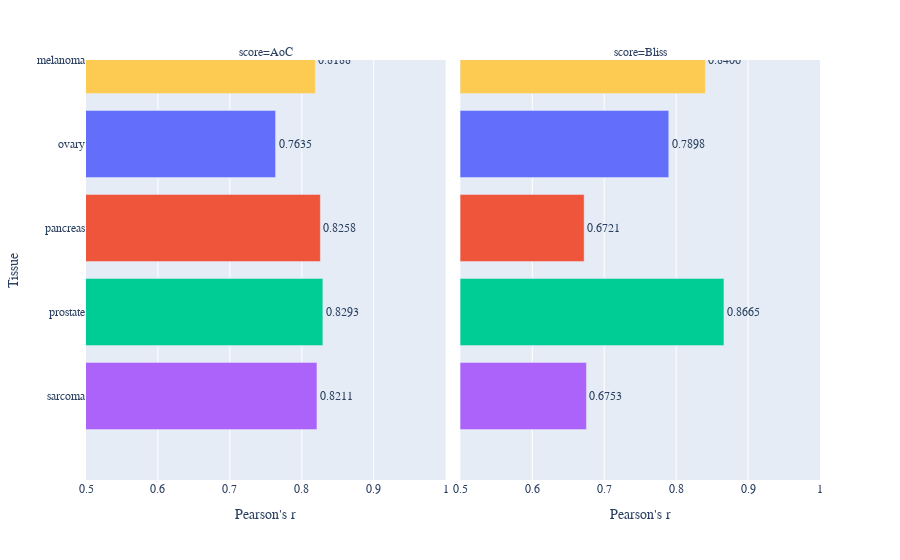

The code cell stored with this chart in its notebook:
### Code cell
import plotly.graph_objects as go
from plotly.subplots import make_subplots
import plotly.express as px


# tissue-specific performances

fig = px.bar(df, x="Pearson's r", y="fold", color = "fold", text = "Pearson's r",
        facet_col="score",
        labels=dict(fold="Tissue"))
fig.update_traces(texttemplate='%{text:.4f}', textposition='outside')
fig.update_layout(uniformtext_minsize= 10, font_family = "Arial", uniformtext_mode='hide', showlegend=False, xaxis_range = [0.5,1])
fig.show()

### Figure 1 — Plotly figure (JSON) as saved in the notebook; plotly's stock layout.template omitted (floating-point values rounded to 4 significant figures)
{"data": [{"alignmentgroup": "True", "hovertemplate": "Tissue=%{y}<br>score=AoC<br>Pearson's r=%{text}<extra></extra>", "legendgroup": "bladder", "marker": {"color": "#636efa", "pattern": {"shape": ""}}, "name": "bladder", "offsetgroup": "bladder", "orientation": "h", "showlegend": true, "text": [0.6378], "textposition": "outside", "texttemplate": "%{text:.4f}", "type": "bar", "x": [0.6378], "xaxis": "x", "y": ["bladder"], "yaxis": "y"}, {"alignmentgroup": "True", "hovertemplate": "Tissue=%{y}<br>score=Bliss<br>Pearson's r=%{text}<extra></extra>", "legendgroup": "bladder", "marker": {"color": "#636efa", "pattern": {"shape": ""}}, "name": "bladder", "offsetgroup": "bladder", "orientation": "h", "showlegend": false, "text": [0.7935], "textposition": "outside", "texttemplate": "%{text:.4f}", "type": "bar", "x": [0.7935], "xaxis": "x2", "y": ["bladder"], "yaxis": "y2"}, {"alignmentgroup": "True", "hovertemplate": "Tissue=%{y}<br>score=AoC<br>Pearson's r=%{text}<extra></extra>", "legendgroup": "brain", "marker": {"color": "#EF553B", "pattern": {"shape": ""}}, "name": "brain", "offsetgroup": "brain", "orientation": "h", "showlegend": true, "text": [0.833], "textposition": "outside", "texttemplate": "%{text:.4f}", "type": "bar", "x": [0.833], "xaxis": "x", "y": ["brain"], "yaxis": "y"}, {"alignmentgroup": "True", "hovertemplate": "Tissue=%{y}<br>score=Bliss<br>Pearson's r=%{text}<extra></extra>", "legendgroup": "brain", "marker": {"color": "#EF553B", "pattern": {"shape": ""}}, "name": "brain", "offsetgroup": "brain", "orientation": "h", "showlegend": false, "text": [0.7931], "textposition": "outside", "texttemplate": "%{text:.4f}", "type": "bar", "x": [0.7931], "xaxis": "x2", "y": ["brain"], "yaxis": "y2"}, {"alignmentgroup": "True", "hovertemplate": "Tissue=%{y}<br>score=AoC<br>Pearson's r=%{text}<extra></extra>", "legendgroup": "breast", "marker": {"color": "#00cc96", "pattern": {"shape": ""}}, "name": "breast", "offsetgroup": "breast", "orientation": "h", "showlegend": true, "text": [0.8123], "textposition": "outside", "texttemplate": "%{text:.4f}", "type": "bar", "x": [0.8123], "xaxis": "x", "y": ["breast"], "yaxis": "y"}, {"alignmentgroup": "True", "hovertemplate": "Tissue=%{y}<br>score=Bliss<br>Pearson's r=%{text}<extra></extra>", "legendgroup": "breast", "marker": {"color": "#00cc96", "pattern": {"shape": ""}}, "name": "breast", "offsetgroup": "breast", "orientation": "h", "showlegend": false, "text": [0.5988], "textposition": "outside", "texttemplate": "%{text:.4f}", "type": "bar", "x": [0.5988], "xaxis": "x2", "y": ["breast"], "yaxis": "y2"}, {"alignmentgroup": "True", "hovertemplate": "Tissue=%{y}<br>score=AoC<br>Pearson's r=%{text}<extra></extra>", "legendgroup": "cervix", "marker": {"color": "#ab63fa", "pattern": {"shape": ""}}, "name": "cervix", "offsetgroup": "cervix", "orientation": "h", "showlegend": true, "text": [0.6448], "textposition": "outside", "texttemplate": "%{text:.4f}", "type": "bar", "x": [0.6448], "xaxis": "x", "y": ["cervix"], "yaxis": "y"}, {"alignmentgroup": "True", "hovertemplate": "Tissue=%{y}<br>score=Bliss<br>Pearson's r=%{text}<extra></extra>", "legendgroup": "cervix", "marker": {"color": "#ab63fa", "pattern": {"shape": ""}}, "name": "cervix", "offsetgroup": "cervix", "orientation": "h", "showlegend": false, "text": [0.8266], "textposition": "outside", "texttemplate": "%{text:.4f}", "type": "bar", "x": [0.8266], "xaxis": "x2", "y": ["cervix"], "yaxis": "y2"}, {"alignmentgroup": "True", "hovertemplate": "Tissue=%{y}<br>score=AoC<br>Pearson's r=%{text}<extra></extra>", "legendgroup": "colon", "marker": {"color": "#FFA15A", "pattern": {"shape": ""}}, "name": "colon", "offsetgroup": "colon", "orientation": "h", "showlegend": true, "text": [0.7741], "textposition": "outside", "texttemplate": "%{text:.4f}", "type": "bar", "x": [0.7741], "xaxis": "x", "y": ["colon"], "yaxis": "y"}, {"alignmentgroup": "True", "hovertemplate": "Tissue=%{y}<br>score=Bliss<br>Pearson's r=%{text}<extra></extra>", "legendgroup": "colon", "marker": {"color": "#FFA15A", "pattern": {"shape": ""}}, "name": "colon", "offsetgroup": "colon", "orientation": "h", "showlegend": false, "text": [0.7878], "textposition": "outside", "texttemplate": "%{text:.4f}", "type": "bar", "x": [0.7878], "xaxis": "x2", "y": ["colon"], "yaxis": "y2"}, {"alignmentgroup": "True", "hovertemplate": "Tissue=%{y}<br>score=AoC<br>Pearson's r=%{text}<extra></extra>", "legendgroup": "hematological", "marker": {"color": "#19d3f3", "pattern": {"shape": ""}}, "name": "hematological", "offsetgroup": "hematological", "orientation": "h", "showlegend": true, "text": [0.7541], "textposition": "outside", "texttemplate": "%{text:.4f}", "type": "bar", "x": [0.7541], "xaxis": "x", "y": ["hematological"], "yaxis": "y"}, {"alignmentgroup": "True", "hovertemplate": "Tissue=%{y}<br>score=Bliss<br>Pearson's r=%{text}<extra></extra>", "legendgroup": "hematological", "marker": {"color": "#19d3f3", "pattern": {"shape": ""}}, "name": "hematological", "offsetgroup": "hematological", "orientation": "h", "showlegend": false, "text": [0.6723], "textposition": "outside", "texttemplate": "%{text:.4f}", "type": "bar", "x": [0.6723], "xaxis": "x2", "y": ["hematological"], "yaxis": "y2"}, {"alignmentgroup": "True", "hovertemplate": "Tissue=%{y}<br>score=AoC<br>Pearson's r=%{text}<extra></extra>", "legendgroup": "kidney", "marker": {"color": "#FF6692", "pattern": {"shape": ""}}, "name": "kidney", "offsetgroup": "kidney", "orientation": "h", "showlegend": true, "text": [0.553], "textposition": "outside", "texttemplate": "%{text:.4f}", "type": "bar", "x": [0.553], "xaxis": "x", "y": ["kidney"], "yaxis": "y"}, {"alignmentgroup": "True", "hovertemplate": "Tissue=%{y}<br>score=Bliss<br>Pearson's r=%{text}<extra></extra>", "legendgroup": "kidney", "marker": {"color": "#FF6692", "pattern": {"shape": ""}}, "name": "kidney", "offsetgroup": "kidney", "orientation": "h", "showlegend": false, "text": [0.8128], "textposition": "outside", "texttemplate": "%{text:.4f}", "type": "bar", "x": [0.8128], "xaxis": "x2", "y": ["kidney"], "yaxis": "y2"}, {"alignmentgroup": "True", "hovertemplate": "Tissue=%{y}<br>score=AoC<br>Pearson's r=%{text}<extra></extra>", "legendgroup": "liver", "marker": {"color": "#B6E880", "pattern": {"shape": ""}}, "name": "liver", "offsetgroup": "liver", "orientation": "h", "showlegend": true, "text": [0.6551], "textposition": "outside", "texttemplate": "%{text:.4f}", "type": "bar", "x": [0.6551], "xaxis": "x", "y": ["liver"], "yaxis": "y"}, {"alignmentgroup": "True", "hovertemplate": "Tissue=%{y}<br>score=Bliss<br>Pearson's r=%{text}<extra></extra>", "legendgroup": "liver", "marker": {"color": "#B6E880", "pattern": {"shape": ""}}, "name": "liver", "offsetgroup": "liver", "orientation": "h", "showlegend": false, "text": [0.657], "textposition": "outside", "texttemplate": "%{text:.4f}", "type": "bar", "x": [0.657], "xaxis": "x2", "y": ["liver"], "yaxis": "y2"}, {"alignmentgroup": "True", "hovertemplate": "Tissue=%{y}<br>score=AoC<br>Pearson's r=%{text}<extra></extra>", "legendgroup": "lung", "marker": {"color": "#FF97FF", "pattern": {"shape": ""}}, "name": "lung", "offsetgroup": "lung", "orientation": "h", "showlegend": true, "text": [0.8147], "textposition": "outside", "texttemplate": "%{text:.4f}", "type": "bar", "x": [0.8147], "xaxis": "x", "y": ["lung"], "yaxis": "y"}, {"alignmentgroup": "True", "hovertemplate": "Tissue=%{y}<br>score=Bliss<br>Pearson's r=%{text}<extra></extra>", "legendgroup": "lung", "marker": {"color": "#FF97FF", "pattern": {"shape": ""}}, "name": "lung", "offsetgroup": "lung", "orientation": "h", "showlegend": false, "text": [0.8314], "textposition": "outside", "texttemplate": "%{text:.4f}", "type": "bar", "x": [0.8314], "xaxis": "x2", "y": ["lung"], "yaxis": "y2"}, {"alignmentgroup": "True", "hovertemplate": "Tissue=%{y}<br>score=AoC<br>Pearson's r=%{text}<extra></extra>", "legendgroup": "melanoma", "marker": {"color": "#FECB52", "pattern": {"shape": ""}}, "name": "melanoma", "offsetgroup": "melanoma", "orientation": "h", "showlegend": true, "text": [0.8188], "textposition": "outside", "texttemplate": "%{text:.4f}", "type": "bar", "x": [0.8188], "xaxis": "x", "y": ["melanoma"], "yaxis": "y"}, {"alignmentgroup": "True", "hovertemplate": "Tissue=%{y}<br>score=Bliss<br>Pearson's r=%{text}<extra></extra>", "legendgroup": "melanoma", "marker": {"color": "#FECB52", "pattern": {"shape": ""}}, "name": "melanoma", "offsetgroup": "melanoma", "orientation": "h", "showlegend": false, "text": [0.8406], "textposition": "outside", "texttemplate": "%{text:.4f}", "type": "bar", "x": [0.8406], "xaxis": "x2", "y": ["melanoma"], "yaxis": "y2"}, {"alignmentgroup": "True", "hovertemplate": "Tissue=%{y}<br>score=AoC<br>Pearson's r=%{text}<extra></extra>", "legendgroup": "ovary", "marker": {"color": "#636efa", "pattern": {"shape": ""}}, "name": "ovary", "offsetgroup": "ovary", "orientation": "h", "showlegend": true, "text": [0.7635], "textposition": "outside", "texttemplate": "%{text:.4f}", "type": "bar", "x": [0.7635], "xaxis": "x", "y": ["ovary"], "yaxis": "y"}, {"alignmentgroup": "True", "hovertemplate": "Tissue=%{y}<br>score=Bliss<br>Pearson's r=%{text}<extra></extra>", "legendgroup": "ovary", "marker": {"color": "#636efa", "pattern": {"shape": ""}}, "name": "ovary", "offsetgroup": "ovary", "orientation": "h", "showlegend": false, "text": [0.7898], "textposition": "outside", "texttemplate": "%{text:.4f}", "type": "bar", "x": [0.7898], "xaxis": "x2", "y": ["ovary"], "yaxis": "y2"}, {"alignmentgroup": "True", "hovertemplate": "Tissue=%{y}<br>score=AoC<br>Pearson's r=%{text}<extra></extra>", "legendgroup": "pancreas", "marker": {"color": "#EF553B", "pattern": {"shape": ""}}, "name": "pancreas", "offsetgroup": "pancreas", "orientation": "h", "showlegend": true, "text": [0.8258], "textposition": "outside", "texttemplate": "%{text:.4f}", "type": "bar", "x": [0.8258], "xaxis": "x", "y": ["pancreas"], "yaxis": "y"}, {"alignmentgroup": "True", "hovertemplate": "Tissue=%{y}<br>score=Bliss<br>Pearson's r=%{text}<extra></extra>", "legendgroup": "pancreas", "marker": {"color": "#EF553B", "pattern": {"shape": ""}}, "name": "pancreas", "offsetgroup": "pancreas", "orientation": "h", "showlegend": false, "text": [0.6721], "textposition": "outside", "texttemplate": "%{text:.4f}", "type": "bar", "x": [0.6721], "xaxis": "x2", "y": ["pancreas"], "yaxis": "y2"}, {"alignmentgroup": "True", "hovertemplate": "Tissue=%{y}<br>score=AoC<br>Pearson's r=%{text}<extra></extra>", "legendgroup": "prostate", "marker": {"color": "#00cc96", "pattern": {"shape": ""}}, "name": "prostate", "offsetgroup": "prostate", "orientation": "h", "showlegend": true, "text": [0.8293], "textposition": "outside", "texttemplate": "%{text:.4f}", "type": "bar", "x": [0.8293], "xaxis": "x", "y": ["prostate"], "yaxis": "y"}, {"alignmentgroup": "True", "hovertemplate": "Tissue=%{y}<br>score=Bliss<br>Pearson's r=%{text}<extra></extra>", "legendgroup": "prostate", "marker": {"color": "#00cc96", "pattern": {"shape": ""}}, "name": "prostate", "offsetgroup": "prostate", "orientation": "h", "showlegend": false, "text": [0.8665], "textposition": "outside", "texttemplate": "%{text:.4f}", "type": "bar", "x": [0.8665], "xaxis": "x2", "y": ["prostate"], "yaxis": "y2"}, {"alignmentgroup": "True", "hovertemplate": "Tissue=%{y}<br>score=AoC<br>Pearson's r=%{text}<extra></extra>", "legendgroup": "sarcoma", "marker": {"color": "#ab63fa", "pattern": {"shape": ""}}, "name": "sarcoma", "offsetgroup": "sarcoma", "orientation": "h", "showlegend": true, "text": [0.8211], "textposition": "outside", "texttemplate": "%{text:.4f}", "type": "bar", "x": [0.8211], "xaxis": "x", "y": ["sarcoma"], "yaxis": "y"}, {"alignmentgroup": "True", "hovertemplate": "Tissue=%{y}<br>score=Bliss<br>Pearson's r=%{text}<extra></extra>", "legendgroup": "sarcoma", "marker": {"color": "#ab63fa", "pattern": {"shape": ""}}, "name": "sarcoma", "offsetgroup": "sarcoma", "orientation": "h", "showlegend": false, "text": [0.6753], "textposition": "outside", "texttemplate": "%{text:.4f}", "type": "bar", "x": [0.6753], "xaxis": "x2", "y": ["sarcoma"], "yaxis": "y2"}], "layout": {"annotations": [{"font": {}, "showarrow": false, "text": "score=AoC", "x": 0.245, "xanchor": "center", "xref": "paper", "y": 1, "yanchor": "bottom", "yref": "paper"}, {"font": {}, "showarrow": false, "text": "score=Bliss", "x": 0.755, "xanchor": "center", "xref": "paper", "y": 1, "yanchor": "bottom", "yref": "paper"}], "barmode": "relative", "font": {"family": "Arial"}, "legend": {"title": {"text": "Tissue"}, "tracegroupgap": 0}, "margin": {"t": 60}, "showlegend": false, "uniformtext": {"minsize": 10, "mode": "hide"}, "xaxis": {"anchor": "y", "domain": [0, 0.49], "range": [0.5, 1], "title": {"text": "Pearson's r"}}, "xaxis2": {"anchor": "y2", "domain": [0.51, 1], "matches": "x", "title": {"text": "Pearson's r"}}, "yaxis": {"anchor": "x", "categoryarray": ["sarcoma", "prostate", "pancreas", "ovary", "melanoma", "lung", "liver", "kidney", "hematological", "colon", "cervix", "breast", "brain", "bladder"], "categoryorder": "array", "domain": [0, 1], "title": {"text": "Tissue"}}, "yaxis2": {"anchor": "x2", "domain": [0, 1], "matches": "y", "showticklabels": false}}}
